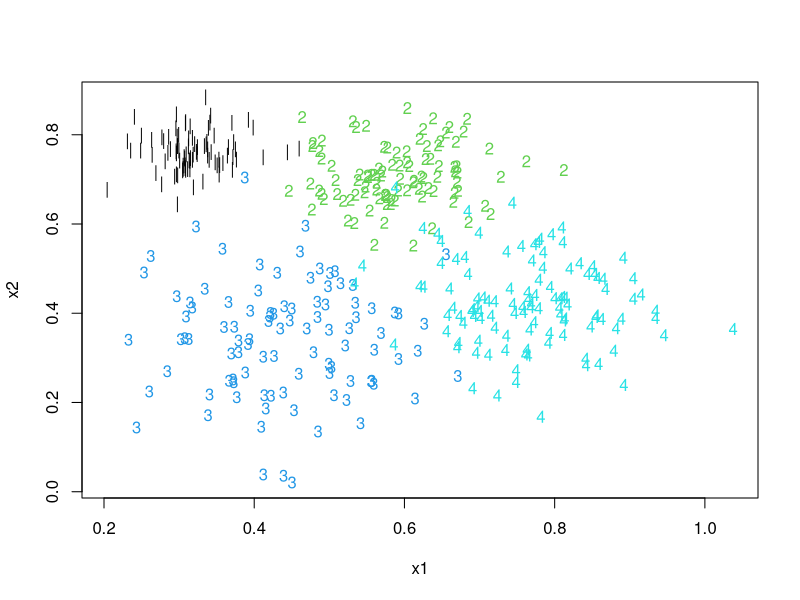

Write the R code that produced this figure. (Note: this script raises an error after producing the figure.)
################################# FUNCTIONS ########################################

plotkmeans<-function(datapoints,clusterids,noofclusters){
  plot(datapoints[clusterids$cluster==1,], col=1, pch="|",
       xlim=c(min(datapoints[,1]),max(datapoints[,1])),
       ylim=c(min(datapoints[,2]),max(datapoints[,2]))
  )
  for(i in 2:noofclusters){
    text(datapoints[clusterids$cluster==i,], col=i*25+1,labels =i)
  }
}

calculateSSEandSSB = function(datapointswithclusterids,meansofclusters){
  totalsse=0
  tempmatrix = matrix(0,nrow=length(unique(datapointswithclusterids$cluster)),ncol=2)
  for(i in 1:nrow(tempmatrix)){
    tempmatrix[i,1] = i
    tempmatrix[i,2] = 0
  }
  #Loop thru all rows in the given data to find totalsse
  for(i in 1:nrow(datapointswithclusterids))
  {
    sseforthisrow=0
    #Loop to iterate thru all columns of each row 
    #Sums up distance of each column with mean of that cluster
    for(column in 1:ncol(meansofclusters))
    {
      sseforthisrow = sseforthisrow + (meansofclusters[datapointswithclusterids[i,3],column]-datapointswithclusterids[i,column])^2
    }
    tempmatrix[datapointswithclusterids[i,3],2] = tempmatrix[datapointswithclusterids[i,3],2]+sseforthisrow
    #print(sseforthisrow)
    totalsse = sseforthisrow + totalsse
  }
  cat(sprintf("\n"))
  colnames(tempmatrix) = c("Cluster id","SSE for this cluster")
  print(tempmatrix)
  totalssb=0
  #Find SSB for mean of each cluster with overall mean
  for(i in 1:nrow(meansofclusters))
  {
    ssbforthiscluster=0
    #Loop to iterate thru all columns of each row 
    #Sums up distance of each column with mean of all cluster
    for(column in 1:ncol(meansofclusters))
    {
      ssbforthiscluster = ssbforthiscluster + sum(datapointswithclusterids$cluster==i)*(mean(datapointswithclusterids[,column])-meansofclusters[i,column])^2
    }
    cat(sprintf("\nSSB for cluster %d: %f",i,ssbforthiscluster))
    totalssb = ssbforthiscluster + totalssb
  }
  cat(sprintf("\nSSE: %f",totalsse))
  cat(sprintf("\nSSB: %f",totalssb))
  cat(sprintf("\nSSE+SSB: %f\n",totalssb+totalsse))
  return(totalsse)
}

calculateSSEandSSBforTrueClusters = function(trueclusters){
  print("Given Clusters (True clusters read from CSV file")
  givenmeans = matrix(0,nrow=length(unique(trueclusters$cluster)),ncol=2)
  #Compute means of given clusters
  for(i in 1:nrow(givenmeans))
  {
    givenmeans[i,1] = mean.default(trueclusters[trueclusters$cluster==i,1])
    givenmeans[i,2] = mean.default(trueclusters[trueclusters$cluster==i,2])
    cat(sprintf("\nNo of points in cluster %d : %d", i, sum(trueclusters$cluster==i)))
    cat(sprintf("\nMean of cluster %d :",i))
    print(givenmeans[i,])
  }
  calculateSSEandSSB(trueclusters,givenmeans)
}

computeAverageSilhouetteWidth = function(datapointswithclusterids){
  #Matrix to store average silhouette widths
  silhouette = matrix(0,nrow=length(unique(datapointswithclusterids$cluster)),ncol=3)
  colnames(silhouette) = c("Cluster id","Cluster size","Average silhouette width")
  #bmatrix is used to choose the smallest dissimilarity cluster 
  #(ie) min(average distance of i to points in another cluster)
  bmatrix = matrix(0,nrow=length(unique(datapointswithclusterids$cluster)),ncol=3)
  for(i in 1:nrow(silhouette)){
    #Cluster i
    silhouette[i,1] = i
    bmatrix[i,1] = i
    #Count of number of points in cluster i and set it as cluster size for faster compuation
    silhouette[i,2] = sum(datapointswithclusterids$cluster==i)
    bmatrix[i,2] = sum(datapointswithclusterids$cluster==i)
    #Intializing it to zero
    silhouette[i,3] = 0
    bmatrix[i,3] = 0
  }
  
  #Convert matrix to dataframe for faster execution
  matrixfromdf = as.matrix(datapointswithclusterids)
  for(i in 1:nrow(matrixfromdf))
  {
    #Resetting it every time to find 
    #b = min (average distance of i to points in another cluster)
    bmatrix[,3] = 0
    for(j in 1:nrow(matrixfromdf))
    {
      #Calculating distance of i th row to every other point
      bmatrix[matrixfromdf[j,3],3] = bmatrix[matrixfromdf[j,3],3] + sum(abs(matrixfromdf[i,] - matrixfromdf[j,]))
    }
    
    #Calculating average distance to all points within cluster
    bmatrix[,3] = bmatrix[,3] / bmatrix[,2]
    ai = bmatrix[matrixfromdf[i,3],3]
    
    #Sort the Distance Matrix
    bmatrixsorted <- bmatrix[order(bmatrix[,3]),];
    
    #Choose the cluster with minimum average distance
    if(bmatrixsorted[1,1] == matrixfromdf[i,3]){
      bi = bmatrixsorted[2,3]
    }
    else{
      bi = bmatrixsorted[1,3]
    }
    
    if(bi > ai){
      silhouette[matrixfromdf[i,3],3] = silhouette[matrixfromdf[i,3],3] + 1 - (ai/bi)
    }else if(bi < ai){
      silhouette[matrixfromdf[i,3],3] = silhouette[matrixfromdf[i,3],3] + (bi/ai) -1
    }else{
      
    }
    #cat(sprintf("\n Row:%d || Cluster:%d  || ai:%f || bi:%f || s:%f", i,matrixfromdf[i,3],ai,bi,(1 - (ai/bi))))
  }
  #Divide by size of cluster to get average silhouette width
  silhouette[,3] = silhouette[,3] / silhouette[,2]
  print(silhouette)
  cat(sprintf("Average silhouette coefficient of all clusters: %f",mean(silhouette[,3])))
}
################################ ACTUAL CODE ############################################

#Read in dataframe
harddataframe = read.csv("A.hard.csv", TRUE);

#Removing column id
harddataframe = harddataframe[-c(1)]
names(harddataframe) = c("x1","x2","cluster")
#Change dataframe to matrix for faster calculation
hardmatrix = as.matrix(harddataframe)

#SSE and SSB for given clusters
calculateSSEandSSBforTrueClusters(harddataframe)
#Average Silhouette Width of given clusters
computeAverageSilhouetteWidth(harddataframe)
plotkmeans(hardmatrix,harddataframe,4)

#plot(hardmatrix[,1], hardmatrix[,2])
#inbuiltkmeans = kmeans(hardmatrix[,-c(3)],centers = 4)
#plotkmeans(hardmatrix[,-c(3)],inbuiltkmeans,4)
#inbuiltkmeans$centers
#inbuiltkmeans$cluster

#Speficy k
k= as.numeric(readline(prompt="Enter value for k: "));

#UNCOMMENT TO GET ELBOW GRAPH
#To calculate Elbow matrix
#elbowmatrix = matrix(0,nrow=15,ncol=2)
#for(kforelbow in 1:15)
#{
  #elbowmatrix[kforelbow,1] = kforelbow
  #k=kforelbow
#############################

  #Creating two dataframes to compare convergence
  hardprevoutput = data.frame(1:300,nrow = nrow(hardmatrix),ncol=3)
  names(hardprevoutput) = c("x1","x2","cluster")
  hardprevoutput = as.data.frame(hardmatrix)
  #Initially assigning all clusterids as -1
  hardprevoutput[,3] = -1
  hardcurroutput = data.frame(1:300,nrow = nrow(hardmatrix),ncol=3)
  names(hardcurroutput) = c("x1","x2","cluster")
  
  #Choose k initial means by sampling without replacement
  sampledids = sample(1:nrow(hardmatrix), k, replace=F)
  means = matrix(0,nrow=k,ncol=2)
  for(counttok in 1:k){
    means[counttok,]=hardmatrix[sampledids[counttok], -c(3)]
  }
  print("Rows used as initial means")
  print(sampledids)
  print("Inital means")
  print(means)
  
  #Max no.of.iterations = 100
  for(noofiteration in 1:100)
  {
    #Assign change=0 to detect convergance
    change=0
    #Loop thru all rows in the given data
    for(i in 1:nrow(hardmatrix))
    {
      prevdist = 1000000000
      cluster = 0
      #Assign cluster based on distance from mean
      #Loop thru all means to find out distance form each mean
      for(j in 1:nrow(means))
      {
        currdist=0
        #Loop to iterate thru all columns of each row (Sums up distance of each column)
        for(column in 1:ncol(means))
        {
          currdist = currdist + (means[j,column]-hardmatrix[i,column])^2
        }
        currdist=sqrt(currdist)
        currdist=as.numeric(currdist)
        #currdist = sqrt( (means[j,1]-hardmatrix[i,1])^2 + (means[j,2]-hardmatrix[i,2])^2 )
        if(currdist<prevdist)
        {
          prevdist = currdist
          cluster = j
        }
      }
      
      #Checking if its any different from previous iterations clustering
      hardcurroutput[i,] = hardprevoutput[i,]
      if(hardprevoutput[i,3]!=cluster)
      {
        hardcurroutput[i,3] = cluster
        change = change+1
      }
    }
    
    #No change in clusters
    if(change==0)
      break
    #Else go ahead for next iteration
    else{
      #Save this output cluster ids as previous for next iteration
      hardprevoutput = hardcurroutput
      #Recompute means for next iteration
      for(i in 1:nrow(means))
      {
        means[i,1] = mean.default(hardcurroutput[hardcurroutput$cluster==i,1])
        means[i,2] = mean.default(hardcurroutput[hardcurroutput$cluster==i,2])
      }
    }
  }
  print(hardcurroutput[,3])
  cat(sprintf("\nConverged at %d",noofiteration))
  #Print Converged means
  for(i in 1:nrow(means))
  {
    cat(sprintf("\nNo of points in cluster %d : %d", i, sum(hardcurroutput$cluster==i)))
    cat(sprintf("\nMean of cluster %d :",i))
    print(means[i,])
  }
  calculateSSEandSSB(hardcurroutput,means)
  #elbowmatrix[k,2] = calculateSSEandSSB(hardcurroutput,means)
  if(k>1)
  computeAverageSilhouetteWidth(hardcurroutput)
  plotkmeans(hardmatrix,hardcurroutput,k)
  #UNCOMMENT TO GET ELBOW GRAPH
#}
#plot(elbowmatrix,lwd=2, xlim=c(1,15),ylim=c(0,max(elbowmatrix[,2])),type="l", col="red")
